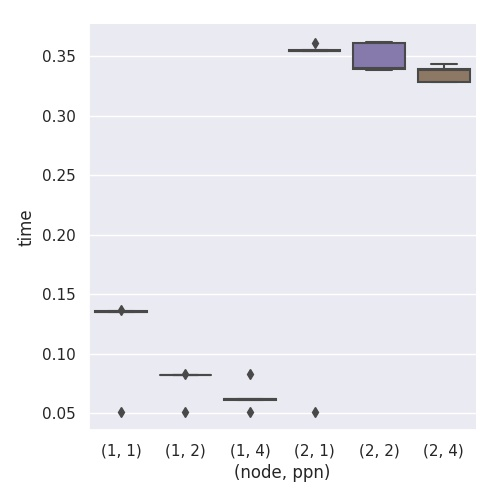

Write the Python code that produced this figure.
import pandas as pd
import seaborn as sns
import numpy as np
import matplotlib.pyplot as plt


file1 = open('data', 'r')
Lines = file1.readlines()
 
time_data = []
index = 0
count = 1
for line in Lines:
    if(count%3 == 0):
        time_data.append(float(line))
    count += 1

sns.set()


# In[48]:


graph_inp = pd.DataFrame.from_dict({
    "node": [],
    "ppn": [],
    "time": [],
})


# In[49]:

index = 0
for execution in range(5):
    for node in [1, 2]:
        for ppn in [1, 2, 4]:
            # bcast
            graph_inp = graph_inp.append({
                "node": int(node), "ppn": int(ppn), "time": time_data[index]
            }, ignore_index=True)
            index += 1

graph_inp["(node, ppn)"] = list(map(lambda x, y: ("(" + str(x) + ", " + str(y) + ")"), map(int, graph_inp["node"]), map(int, graph_inp["ppn"])))

# In[50]:

sns.catplot(x="(node, ppn)", y="time", data=graph_inp, kind="box", )
plt.savefig('plot.jpg')
# bcast_inp.to_csv("bcast.csv")

# In[ ]:




